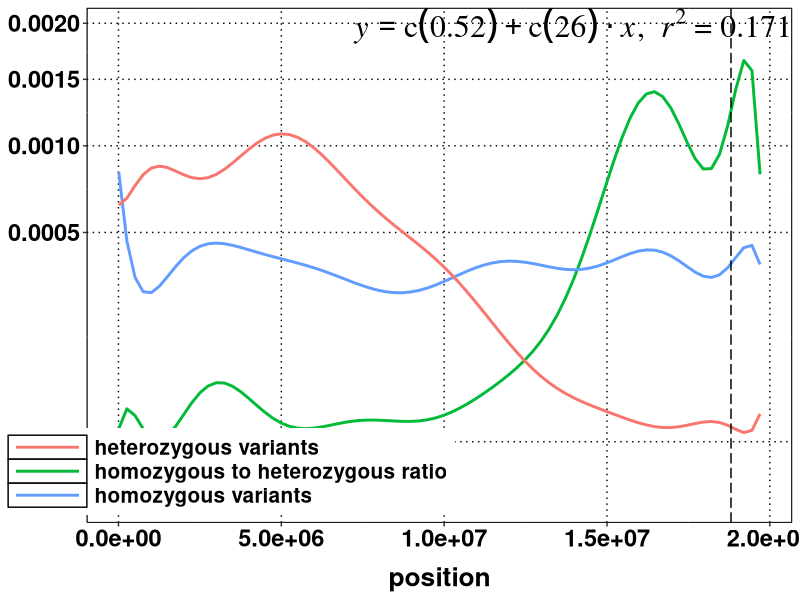
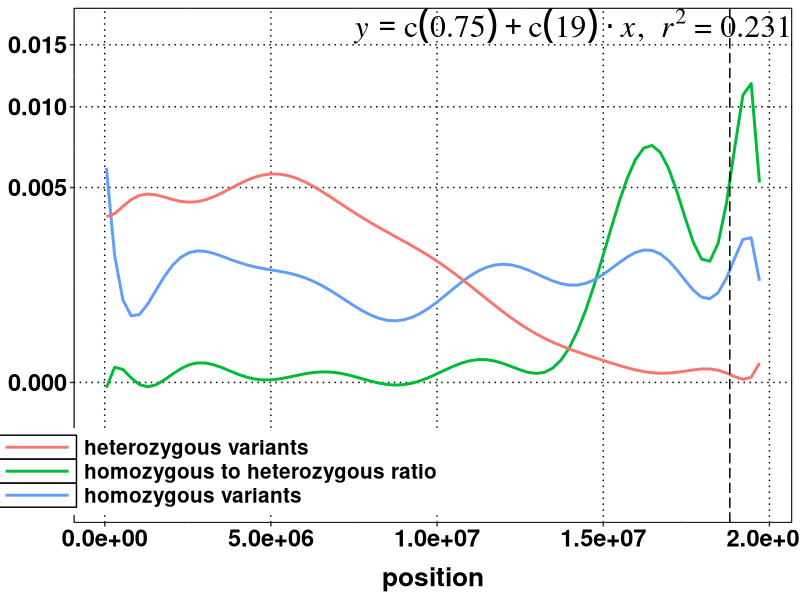
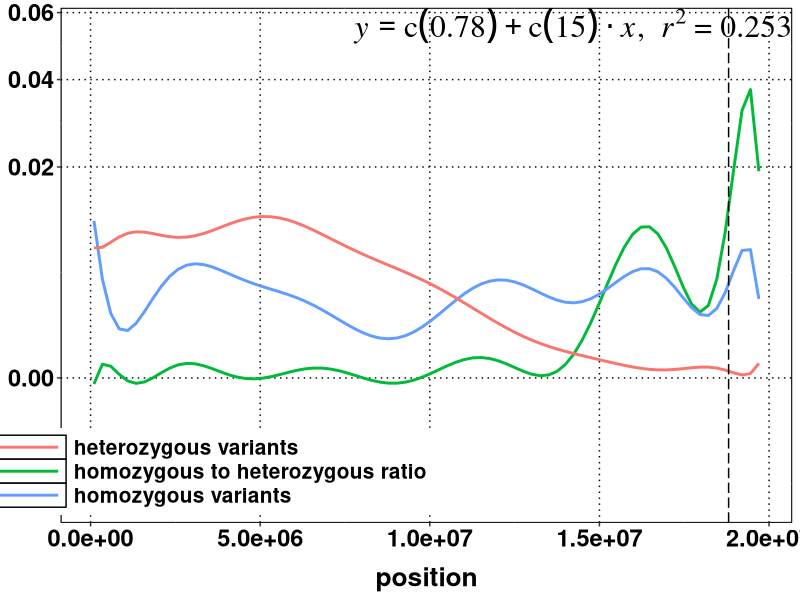
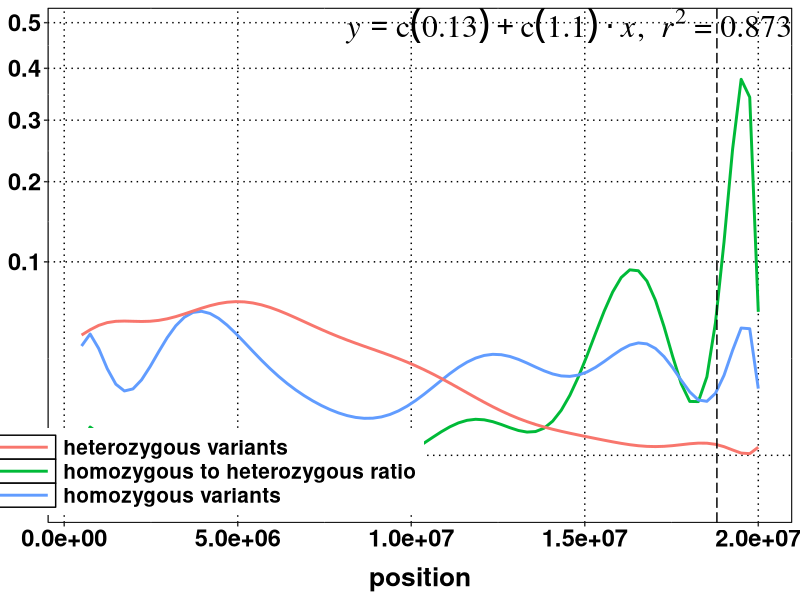
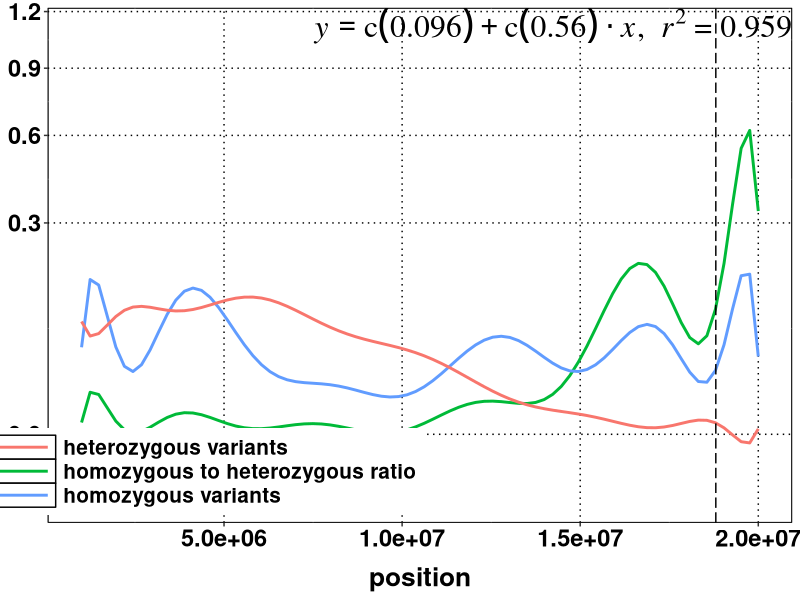
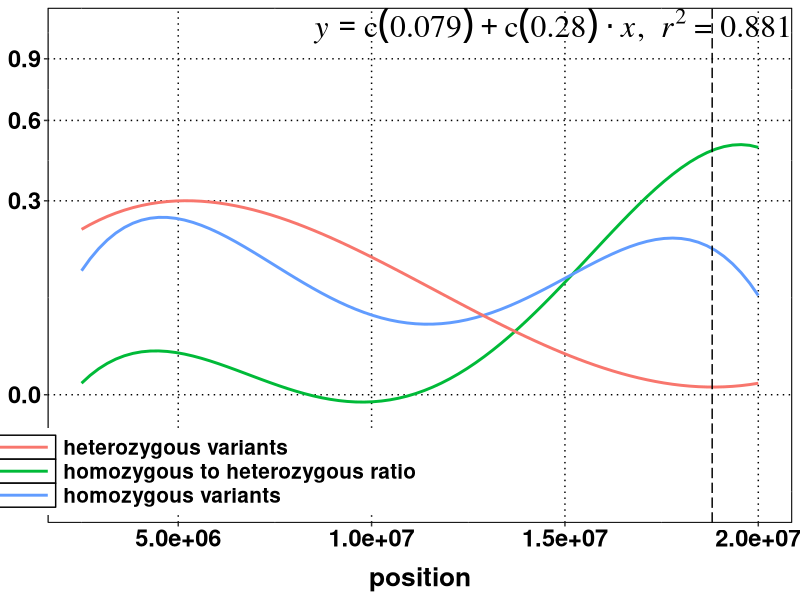
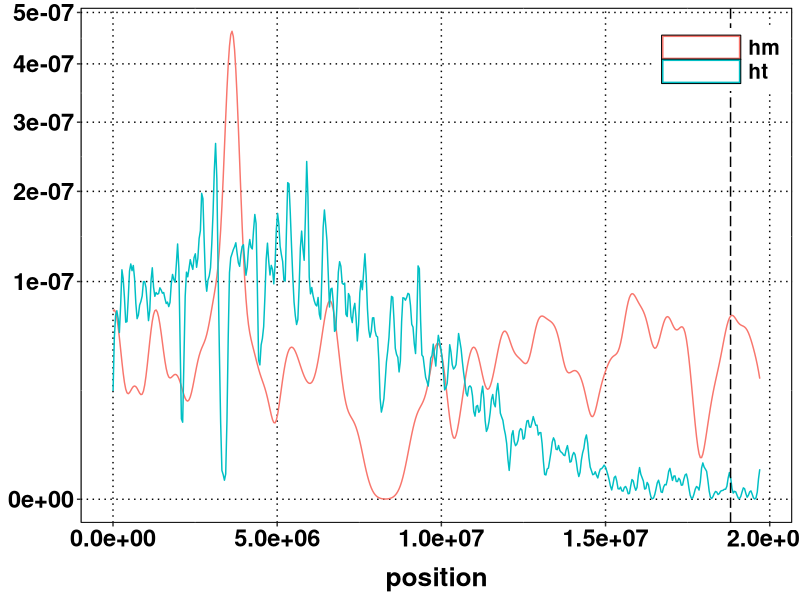

Write the R code that produced these figures, in order.
## ---- chunk 1
# load the required libraries and functions
library(knitr)
library(markdown)
#opts_chunk$set(dev = 'pdf')
library(grid)
library(gridExtra)
library(ggplot2)

## cusotom ggplot theme edits
mytheme <- theme(panel.background = element_rect(fill='white', colour='black'),
        text = element_text(size = 20, face='bold', colour='black'),
        axis.title.x = element_text(size = 19, face='bold', color='black', vjust = -1),
        axis.text = element_text(size = 17, face='bold', color='black'),
        panel.grid.major = element_line(linetype = 'dotted', colour='black'),
        panel.border = element_rect(fill=NA, linetype = "solid", colour='black'),
        plot.margin=unit(c(2,2,5,2),'mm'), legend.position=c(0.2,0.1), legend.title = element_blank(),
        legend.text = element_text(colour = 'black', size = 15, face = 'bold'), legend.box = "horizontal",
        legend.key.width=unit(2, "cm"), legend.key = element_rect(fill='white'))

### lm equation display on plot. function modified from following link
## http://stackoverflow.com/questions/11949331/adding-a-3rd-order-polynomial-and-its-equation-to-a-ggplot-in-r
lm_eqn = function(x, y, n){
  m=lm(y ~ poly(x, n)) #n degree polynomial
  eq <- substitute(italic(y) == a + b %.% italic(x)*","~~italic(r)^2~"="~r2,
                   list(a = format(coef(m)[1], digits = 2),
                        b = format(coef(m)[2], digits = 2),
                        r2 = format(summary(m)$r.squared, digits = 3)))
  as.character(as.expression(eq))
}


## ---- chunk 2
tenkb <- read.delim(file="per-10000bp-filtered_96_1_fd2_mutant.vcf.txt", header = TRUE)
tenkb$numhm <- tenkb$numhm + 0.1
tenkb$numht <- tenkb$numht + 0.1
tenkb$ratio <- tenkb$numhm/tenkb$numht
ggplot(data=tenkb, aes(x=position)) + stat_smooth(aes(y=ratio/sum(ratio), colour="homozygous to heterozygous ratio"),
                                                  method="lm", se=TRUE, fill=NA, formula=y ~ poly(x, 12, raw=TRUE) ) +
  stat_smooth(aes(y=numhm/sum(numhm), colour="homozygous variants"), method="lm", se=FALSE, formula=y ~ poly(x, 12, raw=TRUE) ) +
  stat_smooth(aes(y=numht/sum(numht), colour="heterozygous variants"), method="lm", se=FALSE, formula=y ~ poly(x, 12, raw=TRUE) ) +
  scale_y_sqrt() + labs(y=NULL, main="genome in 10 KB fragment chunks") + mytheme +
  geom_vline(xintercept = as.numeric(18807538), size=0.5, linetype = "longdash") +
  annotate("text", x=Inf, y=Inf, label=lm_eqn(tenkb$position, tenkb$ratio, 12), hjust=1, vjust=1, size=8, family="Times", face="italic", parse=TRUE)


## ---- chunk 3
tenkb <- read.delim(file="per-50000bp-filtered_96_1_fd2_mutant.vcf.txt", header = TRUE)
tenkb$numhm <- tenkb$numhm + 0.1
tenkb$numht <- tenkb$numht + 0.1
tenkb$ratio <- tenkb$numhm/tenkb$numht
ggplot(data=tenkb, aes(x=position)) + stat_smooth(aes(y=ratio/sum(ratio), colour="homozygous to heterozygous ratio"),
                                                  method="lm", se=TRUE, fill=NA, formula=y ~ poly(x, 12, raw=TRUE) ) +
  stat_smooth(aes(y=numhm/sum(numhm), colour="homozygous variants"), method="lm", se=FALSE, formula=y ~ poly(x, 12, raw=TRUE) ) +
  stat_smooth(aes(y=numht/sum(numht), colour="heterozygous variants"), method="lm", se=FALSE, formula=y ~ poly(x, 12, raw=TRUE) ) +
  scale_y_sqrt() + labs(y=NULL, main="genome in 10 KB fragment chunks") + mytheme +
  geom_vline(xintercept = as.numeric(18807538), size=0.5, linetype = "longdash") +
  annotate("text", x=Inf, y=Inf, label=lm_eqn(tenkb$position, tenkb$ratio, 12), hjust=1, vjust=1, size=8, family="Times", face="italic", parse=TRUE)

## ---- chunk 4
tenkb <- read.delim(file="per-100000bp-filtered_96_1_fd2_mutant.vcf.txt", header = TRUE)
tenkb$numhm <- tenkb$numhm + 0.1
tenkb$numht <- tenkb$numht + 0.1
tenkb$ratio <- tenkb$numhm/tenkb$numht
ggplot(data=tenkb, aes(x=position)) + stat_smooth(aes(y=ratio/sum(ratio), colour="homozygous to heterozygous ratio"),
                                                  method="lm", se=TRUE, fill=NA, formula=y ~ poly(x, 12, raw=TRUE) ) +
  stat_smooth(aes(y=numhm/sum(numhm), colour="homozygous variants"), method="lm", se=FALSE, formula=y ~ poly(x, 12, raw=TRUE) ) +
  stat_smooth(aes(y=numht/sum(numht), colour="heterozygous variants"), method="lm", se=FALSE, formula=y ~ poly(x, 12, raw=TRUE) ) +
  scale_y_sqrt() + labs(y=NULL, main="genome in 10 KB fragment chunks") + mytheme +
  geom_vline(xintercept = as.numeric(18807538), size=0.5, linetype = "longdash") +
  annotate("text", x=Inf, y=Inf, label=lm_eqn(tenkb$position, tenkb$ratio, 12), hjust=1, vjust=1, size=8, family="Times", face="italic", parse=TRUE)

## ---- chunk 5
tenkb <- read.delim(file="per-500000bp-filtered_96_1_fd2_mutant.vcf.txt", header = TRUE)
tenkb$numhm <- tenkb$numhm + 0.1
tenkb$numht <- tenkb$numht + 0.1
tenkb$ratio <- tenkb$numhm/tenkb$numht
ggplot(data=tenkb, aes(x=position)) + stat_smooth(aes(y=ratio/sum(ratio), colour="homozygous to heterozygous ratio"),
                                                  method="lm", se=TRUE, fill=NA, formula=y ~ poly(x, 12, raw=TRUE) ) +
  stat_smooth(aes(y=numhm/sum(numhm), colour="homozygous variants"), method="lm", se=FALSE, formula=y ~ poly(x, 12, raw=TRUE) ) +
  stat_smooth(aes(y=numht/sum(numht), colour="heterozygous variants"), method="lm", se=FALSE, formula=y ~ poly(x, 12, raw=TRUE) ) +
  scale_y_sqrt() + labs(y=NULL, main="genome in 10 KB fragment chunks") + mytheme +
  geom_vline(xintercept = as.numeric(18807538), size=0.5, linetype = "longdash") +
  annotate("text", x=Inf, y=Inf, label=lm_eqn(tenkb$position, tenkb$ratio, 12), hjust=1, vjust=1, size=8, family="Times", face="italic", parse=TRUE)

## ---- chunk 6
tenkb <- read.delim(file="per-1000000bp-filtered_96_1_fd2_mutant.vcf.txt", header = TRUE)
tenkb$numhm <- tenkb$numhm + 0.1
tenkb$numht <- tenkb$numht + 0.1
tenkb$ratio <- tenkb$numhm/tenkb$numht
ggplot(data=tenkb, aes(x=position)) + stat_smooth(aes(y=ratio/sum(ratio), colour="homozygous to heterozygous ratio"),
                                                  method="lm", se=TRUE, fill=NA, formula=y ~ poly(x, 12, raw=TRUE) ) +
  stat_smooth(aes(y=numhm/sum(numhm), colour="homozygous variants"), method="lm", se=FALSE, formula=y ~ poly(x, 12, raw=TRUE) ) +
  stat_smooth(aes(y=numht/sum(numht), colour="heterozygous variants"), method="lm", se=FALSE, formula=y ~ poly(x, 12, raw=TRUE) ) +
  scale_y_sqrt() + labs(y=NULL, main="genome in 10 KB fragment chunks") + mytheme +
  geom_vline(xintercept = as.numeric(18807538), size=0.5, linetype = "longdash") +
  annotate("text", x=Inf, y=Inf, label=lm_eqn(tenkb$position, tenkb$ratio, 12), hjust=1, vjust=1, size=8, family="Times", face="italic", parse=TRUE)

## ---- chunk 7
tenkb <- read.delim(file="per-2500000bp-filtered_96_1_fd2_mutant.vcf.txt", header = TRUE)
tenkb$numhm <- tenkb$numhm + 0.1
tenkb$numht <- tenkb$numht + 0.1
tenkb$ratio <- tenkb$numhm/tenkb$numht
ggplot(data=tenkb, aes(x=position)) + stat_smooth(aes(y=ratio/sum(ratio), colour="homozygous to heterozygous ratio"),
                                                  method="lm", se=TRUE, fill=NA, formula=y ~ poly(x, 4, raw=TRUE) ) +
  stat_smooth(aes(y=numhm/sum(numhm), colour="homozygous variants"), method="lm", se=FALSE, formula=y ~ poly(x, 4, raw=TRUE) ) +
  stat_smooth(aes(y=numht/sum(numht), colour="heterozygous variants"), method="lm", se=FALSE, formula=y ~ poly(x, 4, raw=TRUE) ) +
  scale_y_sqrt() + labs(y=NULL, main="genome in 10 KB fragment chunks") + mytheme +
  geom_vline(xintercept = as.numeric(18807538), size=0.5, linetype = "longdash") +
  annotate("text", x=Inf, y=Inf, label=lm_eqn(tenkb$position, tenkb$ratio, 4), hjust=1, vjust=1, size=8, family="Times", face="italic", parse=TRUE)

## ---- chunk 8
infile <- read.delim(file="varposn-chromosome-filtered_96_1_fd2_mutant.vcf.txt", header = TRUE)
ggplot(data=infile, aes(x=position, colour=type)) + geom_density(adjust=1/10) +
  geom_vline(xintercept = as.numeric(18807538), size=0.5, linetype = "longdash") +
  scale_y_sqrt() + labs(y=NULL, main="genome wide snp density") + mytheme + theme(legend.position=c(0.9,0.9))

